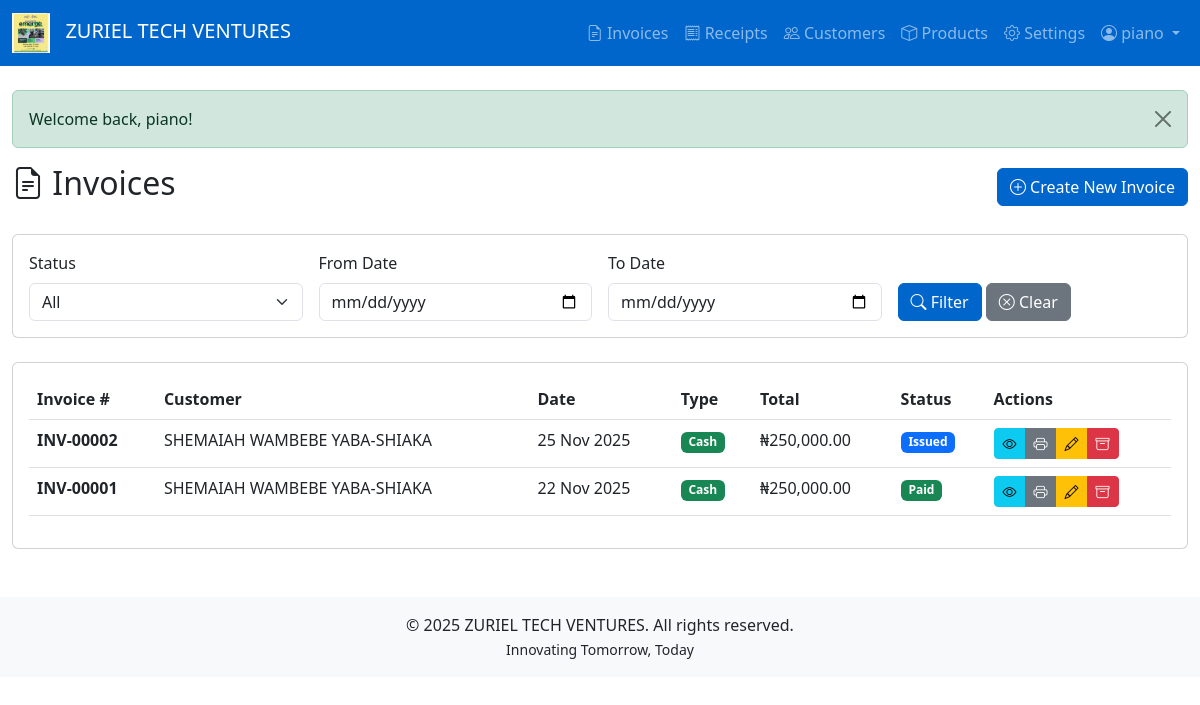
Screenshot of / (signed in) with the database file from the repository.
### tables this page shows
CREATE TABLE `invoices` (
  `id` int(11) NOT NULL,
  `invoice_number` varchar(50) NOT NULL,
  `customer_id` int(11) DEFAULT NULL,
  `customer_name` varchar(255) NOT NULL,
  `customer_address` text DEFAULT NULL,
  `invoice_date` date NOT NULL,
  `lpo_number` varchar(100) DEFAULT NULL,
  `subtotal` decimal(10,2) NOT NULL DEFAULT 0.00,
  `total` decimal(10,2) NOT NULL DEFAULT 0.00,
  `paid_amount` decimal(10,2) DEFAULT 0.00,
  `amount_in_words` text DEFAULT NULL,
  `invoice_type` enum('cash','credit') DEFAULT 'cash',
  `status` enum('draft','issued','paid','archived') DEFAULT 'issued',
  `created_at` timestamp NOT NULL DEFAULT current_timestamp(),
  `updated_at` timestamp NOT NULL DEFAULT current_timestamp() ON UPDATE current_timestamp()
);

### app/controllers/InvoiceController.php (called while the page is built, shortened)
<?php
require_once __DIR__ . '/../models/Invoice.php';
class InvoiceController extends ProtectedController {
    private $invoiceModel;
    public function __construct($db) {
        $this->invoiceModel = new Invoice($db);
    }
    public function index() {
        $status = $this->query('status');
        $dateFrom = $this->query('date_from');
        $dateTo = $this->query('date_to');
        $invoices = $this->invoiceModel->getFiltered($status, $dateFrom, $dateTo);
        $this->view('invoices/index', [
            'invoices' => $invoices,
            'flash' => $this->getFlash(),
            'filters' => compact('status', 'dateFrom', 'dateTo')
        ]);
    }
}
?>

### config/config.php (called while the page is built, shortened)
<?php
class Config {
    private static $config = [];
    public static function load($db) {
        try {
            $stmt = $db->query("SELECT config_key, config_value FROM config");
            while ($row = $stmt->fetch(PDO::FETCH_ASSOC)) {
                self::$config[$row['config_key']] = $row['config_value'];
            }
        } catch (PDOException $e) {
            self::loadDefaults();
        }
    }
    public static function get($key, $default = null) {
        return self::$config[$key] ?? $default;
    }
    public static function url($path = '') {
        $scriptPath = str_replace('\\', '/', dirname($_SERVER['SCRIPT_NAME']));
        $basePath = str_replace('/public', '', $scriptPath);
        $path = ltrim($path, '/');
        return $basePath . ($path ? '/' . $path : '');
    }
}
?>

### app/models/model.php (called while the page is built, shortened)
<?php
class Model {
    public function __construct($db) {
        $this->db = $db;
    }
}
?>

### app/models/invoice.php (called while the page is built, shortened)
<?php
require_once __DIR__ . '/Model.php';
class Invoice extends Model {
    protected $table = 'invoices';
    public function getFiltered($status = null, $dateFrom = null, $dateTo = null) {
        $sql = "SELECT * FROM {$this->table} WHERE 1=1";
        $params = [];
        $sql .= " ORDER BY invoice_date DESC, id DESC";
        $stmt = $this->db->prepare($sql);
        $stmt->execute($params);
        return $stmt->fetchAll();
    }
}
?>

### app/views/invoices/index.php (the view, shortened to what this page needs)
<?php require_once __DIR__ . '/../layouts/header.php'; ?>
<div class="row">
    <div class="col-12">
        <div class="d-flex justify-content-between align-items-center mb-4">
            <h2><i class="bi bi-file-earmark-text"></i> Invoices</h2>
            <a href="<?php echo Config::url('invoices/create'); ?>" class="btn btn-primary">
                <i class="bi bi-plus-circle"></i> Create New Invoice
            </a>
        </div>
        <div class="card mb-4">
            <div class="card-body">
                <form method="GET" action="<?php echo Config::url('invoices'); ?>" class="row g-3">
                    <div class="col-md-3">
                        <label class="form-label">Status</label>
                        <select name="status" class="form-select">
                            <option value="">All</option>
                        </select>
                    </div>
                    <div class="col-md-3">
                        <label class="form-label">From Date</label>
                        <input type="date" name="date_from" class="form-control" value="<?php echo $filters['dateFrom'] ?? ''; ?>">
                    </div>
                    <div class="col-md-3">
                        <label class="form-label">To Date</label>
                        <input type="date" name="date_to" class="form-control" value="<?php echo $filters['dateTo'] ?? ''; ?>">
                    </div>
                    <div class="col-md-3">
                        <label class="form-label">&nbsp;</label>
                        <div>
                            <button type="submit" class="btn btn-primary">
                                <i class="bi bi-search"></i> Filter
                            </button>
                            <a href="<?php echo Config::url('invoices'); ?>" class="btn btn-secondary">
                                <i class="bi bi-x-circle"></i> Clear
                            </a>
                        </div>
                    </div>
                </form>
            </div>
        </div>
        <div class="card">
            <div class="card-body">
                <?php if (empty($invoices)): ?>
                    <div class="alert alert-info">
                        <i class="bi bi-info-circle"></i> No invoices found. <a href="<?php echo Config::url('invoices/create'); ?>">Create your first invoice</a>
                    </div>
                <?php else: ?>
                    <div class="table-responsive">
                        <table class="table table-hover">
                            <thead>
                                <tr>
                                    <th>Invoice #</th>
                                    <th>Customer</th>
                                    <th>Date</th>
                                    <th>Type</th>
                                    <th>Total</th>
                                    <th>Status</th>
                                    <th>Actions</th>
                                </tr>
                            </thead>
                            <tbody>
                                <?php foreach ($invoices as $invoice): ?>
                                    <tr>
                                        <td>
                                            <strong><?php echo htmlspecialchars($invoice['invoice_number']); ?></strong>
                                        </td>
                                        <td><?php echo htmlspecialchars($invoice['customer_name']); ?></td>
                                        <td><?php echo date('d M Y', strtotime($invoice['invoice_date'])); ?></td>
                                        <td>
                                            <span class="badge bg-<?php echo $invoice['invoice_type'] === 'cash' ? 'success' : 'warning'; ?>">
                                                <?php echo ucfirst($invoice['invoice_type']); ?>
                                            </span>
                                        </td>
                                        <td><?php echo Config::get('CURRENCY_SYMBOL_MAJOR', '₦'); ?><?php echo number_format($invoice['total'], 2); ?></td>
                                        <td>
                                            <span class="badge bg-<?php
                                                echo $invoice['status'] === 'paid' ? 'success' :
                                                    ($invoice['status'] === 'issued' ? 'primary' :
                                                    ($invoice['status'] === 'draft' ? 'secondary' : 'dark'));
                                            ?>">
                                                <?php echo ucfirst($invoice['status']); ?>
                                            </span>
                                        </td>
                                        <td>
                                            <div class="btn-group btn-group-sm">
                                                <a href="<?php echo Config::url('invoices/view/' . $invoice['id']); ?>"
                                                   class="btn btn-info" title="View">
                                                    <i class="bi bi-eye"></i>
                                                </a>
                                                <a href="<?php echo Config::url('invoices/print/' . $invoice['id']); ?>"
                                                   class="btn btn-secondary" title="Print" target="_blank">
                                                    <i class="bi bi-printer"></i>
                                                </a>
                                                <a href="<?php echo Config::url('invoices/edit/' . $invoice['id']); ?>"
                                                   class="btn btn-warning" title="Edit">
                                                    <i class="bi bi-pencil"></i>
                                                </a>
                                                <a href="<?php echo Config::url('invoices/delete/' . $invoice['id']); ?>"
                                                   class="btn btn-danger" title="Archive"
                                                   onclick="return confirm('Archive this invoice?')">
                                                    <i class="bi bi-archive"></i>
                                                </a>
                                            </div>
                                        </td>
                                    </tr>
                                <?php endforeach; ?>
                            </tbody>
                        </table>
                    </div>
                <?php endif; ?>
            </div>
        </div>
    </div>
</div>
<?php require_once __DIR__ . '/../layouts/footer.php'; ?>

### rows the page displays
invoices: invoice_number "INV-00002", customer_name "SHEMAIAH WAMBEBE YABA-SHIAKA", invoice_date "25 Nov 2025", invoice_type "Cash", total "250,000.00", status "Issued"
invoices: invoice_number "INV-00001", customer_name "SHEMAIAH WAMBEBE YABA-SHIAKA", invoice_date "22 Nov 2025", invoice_type "Cash", total "250,000.00", status "Paid"

### other values shown
Config::get('COMPANY_NAME') "ZURIEL TECH VENTURES"
$_SESSION['full_name'] "piano"
$flash['message'] "Welcome back, piano!"
Config::get('COMPANY_TAGLINE') "Innovating Tomorrow, Today"
